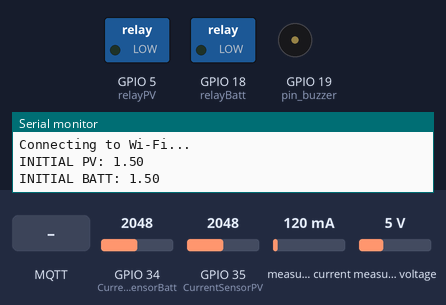
A sketch run on a simulated ESP32. Shown: switched loads named in the sketch (green lamp = pin HIGH), buzzer (waves = sounding, pin HIGH), the last lines printed to the serial monitor. The test bench sets the inputs (shaded band); at power-on: GPIO 34 (CurrentSensorBatt) = 2048, GPIO 35 (CurrentSensorPV) = 2048, measured current 120 mA, measured voltage 5 V. WiFi joins after 1.5 s; servers stay silent unless stated; EEPROM starts erased; no MQTT or app messages arrive unless stated.

Above: at 1.4 s.
1.5 s: MQTT message "ACS758:" arrives on the first subscribed topic
3.2 s: MQTT message "true" arrives on the first subscribed topic
4.7 s: MQTT message "false" arrives on the first subscribed topic
At 32.3 s:
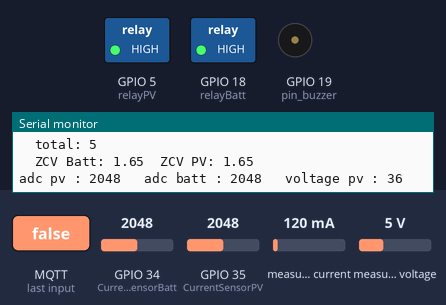
Timing chart, 0 to 32.6 s (numbered marks = the images above; inputs shaded):
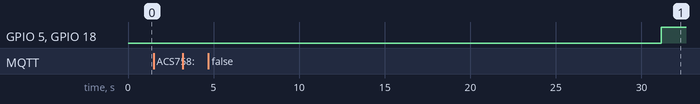

The sketch:

embed-eeprom.ino
```cpp
#include <WiFi.h>
extern "C" {
#include "freertos/FreeRTOS.h"
#include "freertos/timers.h"
}
#include <AsyncMqttClient.h>
#include <Preferences.h>

Preferences preferences;

#define WIFI_SSID "krpl"
#define WIFI_PASSWORD "Pr0j3ctLEAP!"

// #define WIFI_SSID "infinix"
// #define WIFI_PASSWORD "qwertyuiop"

#define MQTT_HOST IPAddress(203, 189, 123, 207)  //MQTT BROKER IP ADDRESS
/*for example:
#define MQTT_HOST IPAddress(192, 168, 1, 106)*/
#define MQTT_PORT 1883
#define BROKER_USER ""
#define BROKER_PASS ""

#define ACS_TOPIC_PV "krpl/tambakrejo/plts/i_panel_surya"
#define ACS_TOPIC_BATT "krpl/tambakrejo/plts/i_battery"

#define VOLT_TOPIC_PV "krpl/tambakrejo/plts/v_panel_surya"
#define VOLT_TOPIC_BATT "krpl/tambakrejo/plts/v_battery"

#define INVERTER_TOPIC_I "krpl/tambakrejo/plts/i_inverter"
#define INVERTER_TOPIC_V "krpl/tambakrejo/plts/v_inverter"
//#define INVERTER_TOPIC_W "krpl/tambakrejo/plts/daya/inverter"
#define BUZZER_TOPIC "krpl/tambakrejo/plts/buzzer"
#define OFFSET_PV "krpl/tambakrejo/plts/i_panel_surya_offset"
#define OFFSET_BATT "krpl/tambakrejo/plts/i_battery_offset"

#define ZCV_TOPIC_PV "krpl/tambakrejo/plts/zcv_pv"
#define ZCV_TOPIC_BATT "krpl/tambakrejo/plts/zcv_batt"

#define pin_buzzer 19

AsyncMqttClient mqttClient;
TimerHandle_t mqttReconnectTimer;
TimerHandle_t wifiReconnectTimer;

unsigned long previousMillis = 0;  // Stores last time a message was published
unsigned long previousACSMillis = 0;
const long interval = 10000;  // Interval at which to publish values

//pin sesnor tegangan
#define pinPV 32
#define pinBatt 33
int adcPV, adcBatt, voltagePV, voltageBatt;

const int LoopDelay = 2;  // Loop Delay in Seconds

float SensorRatioFactor = 0.04;  // ACS758-50B 60mV/A is the factor @ 5V
float ADCFactorVoltage = 3.3 / 4095.0;

float SensorVoltageBatt;
float SensorCalculatedCurrentBatt;
float SensorZeroVoltageBatt;

float SensorVoltagePV;
float SensorCalculatedCurrentPV;
float SensorZeroVoltagePV;

int buzzer_stat = 1;
float offset_batt = 1.5;
float offset_pv = 1.5;

//pin sensor arus
#define CurrentSensorBatt 34  //yg ada merah
#define CurrentSensorPV 35    //yg gk ada merah

//relay
#define relayPV 5
#define relayBatt 18

float INITIAL_PV;
float INITIAL_BATT;

#include <PZEM004Tv30.h>
#if defined(ESP32)
PZEM004Tv30 pzem(Serial2, 16, 17);
#else
PZEM004Tv30 pzem(Serial2);
#endif

void connectToWifi() {
  Serial.println("Connecting to Wi-Fi...");
  WiFi.begin(WIFI_SSID, WIFI_PASSWORD);
}

void connectToMqtt() {
  Serial.println("Connecting to MQTT...");
  mqttClient.connect();
}

void WiFiEvent(WiFiEvent_t event) {
  Serial.printf("[WiFi-event] event: %d\n", event);
  switch (event) {
    case SYSTEM_EVENT_STA_GOT_IP:
      Serial.println("WiFi connected");
      Serial.println("IP address: ");
      Serial.println(WiFi.localIP());
      connectToMqtt();
      break;
    case SYSTEM_EVENT_STA_DISCONNECTED:
      Serial.println("WiFi lost connection");
      xTimerStop(mqttReconnectTimer, 0);  // ensure we don't reconnect to MQTT while reconnecting to Wi-Fi
      xTimerStart(wifiReconnectTimer, 0);
      break;
  }
}

void onMqttConnect(bool sessionPresent) {
  Serial.println("Connected to MQTT.");
  Serial.print("Session present: ");
  Serial.println(sessionPresent);

  // Subscribe to topic "led" when it connects to the broker
  uint16_t packetIdSub = mqttClient.subscribe(BUZZER_TOPIC, 2);
  uint16_t packetIdSub1 = mqttClient.subscribe(OFFSET_PV, 2);
  uint16_t packetIdSub2 = mqttClient.subscribe(OFFSET_BATT, 2);
}

void onMqttDisconnect(AsyncMqttClientDisconnectReason reason) {
  Serial.println("Disconnected from MQTT.");

  if (WiFi.isConnected()) {
    xTimerStart(mqttReconnectTimer, 0);
  }
}

void onMqttSubscribe(uint16_t packetId, uint8_t qos) {
  Serial.println("Subscribe acknowledged.");
  Serial.print("  packetId: ");
  Serial.println(packetId);
  Serial.print("  qos: ");
  Serial.println();
}

void onMqttUnsubscribe(uint16_t packetId) {
  Serial.println("Unsubscribe acknowledged.");
  Serial.print("  packetId: ");
  Serial.println(packetId);
}

void onMqttMessage(char* topic, char* payload, AsyncMqttClientMessageProperties properties, size_t len, size_t index, size_t total) {
  // Do whatever you want when you receive a message
  // Save the message in a variable
  String receivedMessage;
  for (int i = 0; i < len; i++) {
    Serial.println((char)payload[i]);
    receivedMessage += (char)payload[i];
  }

  if (strcmp(topic, BUZZER_TOPIC) == 0) {
    if (receivedMessage == "true") {
      buzzer_stat = 1;
    }
    if (receivedMessage == "false") {
      buzzer_stat = 0;
    }
    preferences.putInt("buzzer_stat", buzzer_stat);
  }

  if (strcmp(topic, OFFSET_PV) == 0) {
    offset_pv = receivedMessage.toFloat();
    Serial.print("offset pv: ");
    Serial.println(receivedMessage);
  }

  if (strcmp(topic, OFFSET_BATT) == 0) {
    offset_batt = receivedMessage.toFloat();
    Serial.print("offset batt: ");
    Serial.println(receivedMessage);
  }


  Serial.println("Publish received.");
  Serial.print("  topic: ");
  Serial.println(topic);
  Serial.print("  qos: ");
  Serial.println(properties.qos);
  Serial.print("  dup: ");
  Serial.println(properties.dup);
  Serial.print("  retain: ");
  Serial.println(properties.retain);
  Serial.print("  len: ");
  Serial.println(len);
  Serial.print("  index: ");
  Serial.println(index);
  Serial.print("  total: ");
  Serial.println(total);
}

void onMqttPublish(uint16_t packetId) {
  Serial.println("Publish acknowledged.");
  Serial.print("  packetId: ");
  Serial.println(packetId);
}

void setup() {
  pinMode(relayPV, OUTPUT);
  pinMode(relayBatt, OUTPUT);
  pinMode(CurrentSensorBatt, INPUT);
  pinMode(CurrentSensorPV, INPUT);
  pinMode(pin_buzzer, OUTPUT);
  delay(250);

  Serial.begin(115200, SERIAL_8N1);  //115200
  while (!Serial)
    ;
  Serial.println("");

  mqttReconnectTimer = xTimerCreate("mqttTimer", pdMS_TO_TICKS(2000), pdFALSE, (void*)0, reinterpret_cast<TimerCallbackFunction_t>(connectToMqtt));
  wifiReconnectTimer = xTimerCreate("wifiTimer", pdMS_TO_TICKS(2000), pdFALSE, (void*)0, reinterpret_cast<TimerCallbackFunction_t>(connectToWifi));

  WiFi.onEvent(WiFiEvent);

  mqttClient.onConnect(onMqttConnect);
  mqttClient.onDisconnect(onMqttDisconnect);
  mqttClient.onSubscribe(onMqttSubscribe);
  mqttClient.onUnsubscribe(onMqttUnsubscribe);
  mqttClient.onMessage(onMqttMessage);
  mqttClient.onPublish(onMqttPublish);
  mqttClient.setServer(MQTT_HOST, MQTT_PORT);
  mqttClient.setCredentials(BROKER_USER, BROKER_PASS);

  connectToWifi();

  preferences.begin("memory", false);
  INITIAL_PV = preferences.getFloat("offset-pv", offset_pv);
  INITIAL_BATT = preferences.getFloat("offset-batt", offset_batt);
  Serial.print("INITIAL PV: ");
  Serial.println(INITIAL_PV);

  Serial.print("INITIAL BATT: ");
  Serial.println(INITIAL_BATT);

  buzzer_stat = preferences.getInt("buzzer_stat");
}

void loop() {

  if (millis() - previousACSMillis > 30000) {
    previousACSMillis = millis();
    ACS();
    PZEM();
    VoltDiv();

    preferences.putFloat("offset-pv", offset_pv);
    preferences.putFloat("offset-batt", offset_batt);
    // Serial.print("EEPROM PV: ");
    // Serial.println(preferences.getFloat("offset-pv", offset_pv));

    // Serial.print("EEPROM BATT: ");
    // Serial.println(preferences.getFloat("offset-batt", offset_batt));
  }
  //ACS();
}

void ACS() {
  // ACS758
  // Serial.println("ACS758: ");
  // Serial.print("ADC Raw Batt: ");
  // Serial.print(analogRead(CurrentSensorBatt));

  // Serial.print(" ADC Raw PV: ");
  // Serial.print(analogRead(CurrentSensorPV));

  SensorZeroVoltageBatt = ADCFactorVoltage * analogRead(CurrentSensorBatt);  // Read the voltage from sensor
  Serial.print("\tZCV Batt: ");
  Serial.print(SensorZeroVoltageBatt);

  SensorZeroVoltagePV = ADCFactorVoltage * analogRead(CurrentSensorPV);  // Read the voltage from sensor
  Serial.print("\tZCV PV: ");
  Serial.print(SensorZeroVoltagePV);

  offset_batt = preferences.getFloat("offset-batt", 1.51);
  offset_pv = preferences.getFloat("offset-pv", 1.51);

  SensorZeroVoltageBatt = offset_batt;  // yg ada merah2nya, out 15
  SensorZeroVoltagePV = offset_pv;      //out 4

  //Serial.print("SensorZeroVoltageBatt: ");
  //Serial.println(SensorZeroVoltageBatt);

  //Serial.print("SensorZeroVoltagePV: ");
  //Serial.println(SensorZeroVoltagePV);

  SensorVoltageBatt = ADCFactorVoltage * analogRead(CurrentSensorBatt);
  SensorVoltageBatt = SensorVoltageBatt - SensorZeroVoltageBatt;

  SensorVoltagePV = ADCFactorVoltage * analogRead(CurrentSensorPV);
  SensorVoltagePV = SensorVoltagePV - SensorZeroVoltagePV;

  SensorCalculatedCurrentBatt = SensorVoltageBatt / SensorRatioFactor;
  // Serial.print("\nI Batt: ");
  // Serial.print(SensorCalculatedCurrentBatt, 2);
  // Serial.print("A");

  SensorCalculatedCurrentPV = SensorVoltagePV / SensorRatioFactor;
  // Serial.print("\tI PV: ");
  // Serial.print(SensorCalculatedCurrentPV, 2);
  // Serial.println("A");

  // Serial.println("");

  uint16_t packetIdPub1 = mqttClient.publish(ACS_TOPIC_PV, 0, false, String(SensorCalculatedCurrentPV).c_str());
  uint16_t packetIdPub2 = mqttClient.publish(ACS_TOPIC_BATT, 0, false, String(SensorCalculatedCurrentBatt).c_str());

  uint16_t packetIdPub9 = mqttClient.publish(ZCV_TOPIC_PV, 0, false, String(SensorZeroVoltagePV).c_str());
  uint16_t packetIdPub10 = mqttClient.publish(ZCV_TOPIC_BATT, 0, false, String(SensorZeroVoltageBatt).c_str());

  //uint16_t packetIdPub3 = mqttClient.publish(ACS_TOPIC_PV, 0, false, "Haloo");
}

void PZEM() {
  // Serial.println("PZEM-004t");
  // Serial.print("Custom Address:");
  // Serial.println(pzem.readAddress(), HEX);
  digitalWrite(pin_buzzer, LOW);

  // Read the data from the sensor
  float voltage = pzem.voltage();
  float current = pzem.current();
  float power = pzem.power();
  float energy = pzem.energy();
  float frequency = pzem.frequency();
  float pf = pzem.pf();

  // Check if the data is valid
  if (isnan(voltage)) {
    Serial.println("Error reading voltage");

    //Serial.println("Buzzer Stat: ");
    //Serial.print (buzzer_stat);

    if (buzzer_stat == 1) {
      digitalWrite(pin_buzzer, HIGH);
    } else {
      digitalWrite(pin_buzzer, LOW);
    }
  } else if (isnan(current)) {
    Serial.println("Error reading current");
  } else if (isnan(power)) {
    Serial.println("Error reading power");
  } else if (isnan(energy)) {
    Serial.println("Error reading energy");
  } else if (isnan(frequency)) {
    Serial.println("Error reading frequency");
  } else if (isnan(pf)) {
    Serial.println("Error reading power factor");
  } else {

    // Print the values to the Serial console
    // Serial.print("Voltage: ");
    // Serial.print(voltage);
    // Serial.println("V");
    // Serial.print("Current: ");
    // Serial.print(current);
    // Serial.println("A");
    // Serial.print("Power: ");
    // Serial.print(power);
    // Serial.println("W");
    // Serial.print("Energy: ");
    // Serial.print(energy, 3);
    // Serial.println("kWh");
    // Serial.print("Frequency: ");
    // Serial.print(frequency, 1);
    // Serial.println("Hz");
    // Serial.print("PF: ");
    // Serial.println(pf);
  }
  Serial.println();

  uint16_t packetIdPub4 = mqttClient.publish(INVERTER_TOPIC_I, 0, false, String(current).c_str());
  uint16_t packetIdPub5 = mqttClient.publish(INVERTER_TOPIC_V, 0, false, String(voltage).c_str());
  //uint16_t packetIdPub6 = mqttClient.publish(INVERTER_TOPIC_W, 0, false, String(energy).c_str());
}

void VoltDiv() {
  // Serial.println("Voltage Divider");
  digitalWrite(relayPV, LOW);
  digitalWrite(relayBatt, LOW);

  delay(100);  //kasih waktu bentar sebelum baca

  adcPV = analogRead(pinPV);
  adcBatt = analogRead(pinBatt);

  Serial.print("adc pv : ");
  Serial.print(adcPV);
  Serial.print("\t adc batt : ");
  Serial.print(adcBatt);

  voltagePV = map(adcPV, 0, 4095, 0, 72);
  voltageBatt = map(adcBatt, 0, 4095, 0, 30) + 3;
  Serial.print("\t voltage pv : ");
  Serial.print(voltagePV);
  // Serial.print("\t voltage batt : ");
  // Serial.println(voltageBatt);

  uint16_t packetIdPub7 = mqttClient.publish(VOLT_TOPIC_PV, 0, false, String(voltagePV).c_str());
  uint16_t packetIdPub8 = mqttClient.publish(VOLT_TOPIC_BATT, 0, false, String(voltageBatt).c_str());

  delay(1000);

  digitalWrite(relayPV, HIGH);
  digitalWrite(relayBatt, HIGH);

  delay(LoopDelay * 1000);
}
```
